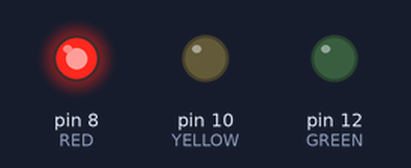
Bench run of a program on a simulated Raspberry Pi (header pin numbers). On the bench: output pins drawn as LEDs (lit = HIGH).

Above: at 0.1 s.
At 60.1 s:
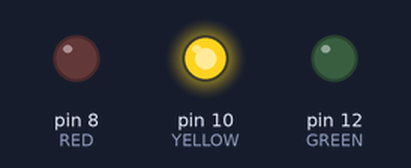
At 65.1 s:
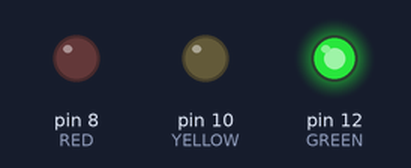
Timing chart, 0 to 86.5 s (numbered marks = the images above):
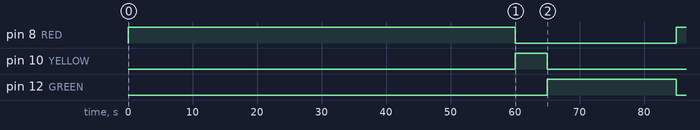

Measured:
- by itself, pin 8 (RED): LOW → HIGH at 0.00 s, → LOW 60.0 s later, → HIGH 25.0 s later
- by itself, pin 10 (YELLOW): LOW → HIGH at 60.0 s, → LOW 5.0 s later
- by itself, pin 12 (GREEN): LOW → HIGH at 65.0 s, → LOW 20.0 s later

The program:

trafficlight.py
```python
import RPi.GPIO as GPIO
from time import sleep

RED = 8
YELLOW = 10
GREEN = 12

GPIO.setmode(GPIO.BOARD)
GPIO.setup( (8,10,12), GPIO.OUT)
GPIO.output( (8,10,12), GPIO.LOW)

try:
	while True:
		GPIO.output( RED, GPIO.HIGH)
                sleep(60)
		GPIO.output( RED, GPIO.LOW)
		GPIO.output( YELLOW, GPIO.HIGH)
                sleep(5)
		GPIO.output( YELLOW, GPIO.LOW)
		GPIO.output( GREEN, GPIO.HIGH)
                sleep(20)
		GPIO.output( GREEN, GPIO.LOW)

except KeyboardInterrupt:
	GPIO.output( (8,10,12), GPIO.LOW)
        GPIO.cleanup()
```
